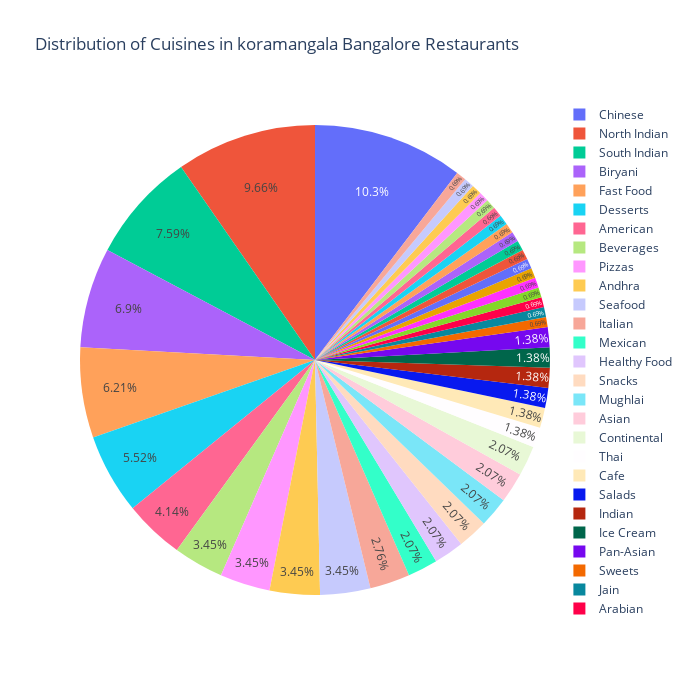

Write notebook code for a chart like this one.
### Code cell
fig = px.pie(
    data_frame = df_Cuisine_koramangala,
    names= df_Cuisine_koramangala["Cuisine"],
    values = df_Cuisine_koramangala["Count"],
    title = "Distribution of Cuisines in koramangala Bangalore Restaurants", width = 700, height = 700
)
fig.update_traces(textposition = "inside")
fig.show()

### Figure 1 — Plotly figure (JSON) as saved in the notebook; plotly's stock layout.template omitted (floating-point values rounded to 4 significant figures)
{"data": [{"domain": {"x": [0, 1], "y": [0, 1]}, "hovertemplate": "Cuisine=%{label}<br>Count=%{value}<extra></extra>", "labels": ["Sweets", "South Indian", "North Indian", "Fast Food", "Beverages", "Jain", "Chinese", "Thai", "Pizzas", "Italian", "Mexican", "Desserts", "Andhra", "Biryani", "Seafood", "Arabian", "Healthy Food", "American", "Snacks", "Mughlai", "Asian", "Continental", "Mediterranean", "Lebanese", "Bakery", "Cafe", "Salads", "Pastas", "Punjabi", "Hyderabadi", "Kerala", "Turkish", "Portuguese", "Grill", "Home Food", "Indian", "Ice Cream", "Juices", "Chaat", "Kebabs", "Pan-Asian", "Oriental"], "legendgroup": "", "name": "", "showlegend": true, "textposition": "inside", "type": "pie", "values": [1, 11, 14, 9, 5, 1, 15, 2, 5, 4, 3, 8, 5, 10, 5, 1, 3, 6, 3, 3, 3, 3, 1, 1, 1, 2, 2, 1, 1, 1, 1, 1, 1, 1, 1, 2, 2, 1, 1, 1, 2, 1]}], "layout": {"height": 700, "legend": {"tracegroupgap": 0}, "title": {"text": "Distribution of Cuisines in koramangala Bangalore Restaurants"}, "width": 700}}
